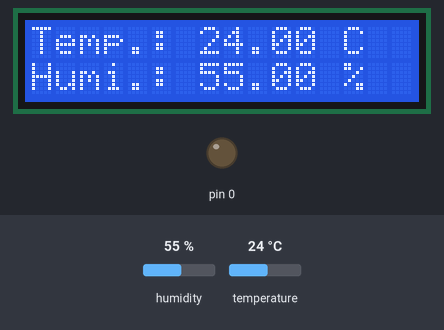
Simulated run of this sketch. Board: Arduino Uno, built with avr-gcc and run on an emulated ATmega328P. On the bench: 16×2 character LCD, output pins drawn as LEDs (lit = HIGH). Inputs (shaded band) come from the test bench; at power-on: humidity 55 %, temperature 24 °C.

Above: at 1.2 s.
1.3 s: humidity set to 22 %
At 3.0 s:
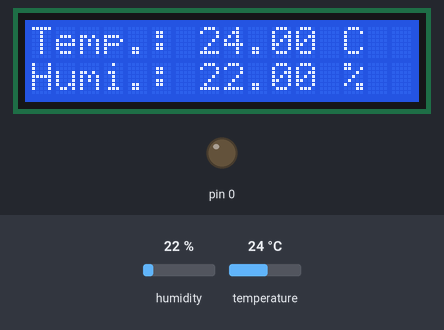
4.0 s: temperature set to 12 °C
At 5.0 s:
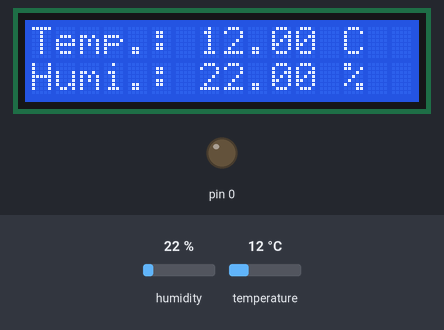
6.7 s: humidity set to 40 %
At 8.9 s:
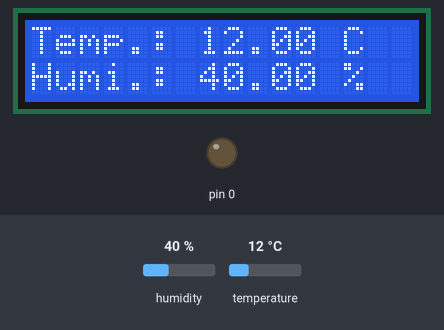
9.6 s: temperature set to 19 °C
At 10.9 s:
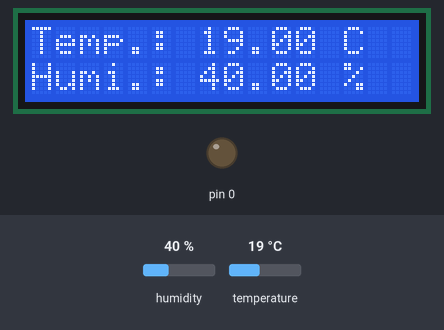
Timing chart, 0 to 12.6 s (numbered marks = the images above; inputs shaded):
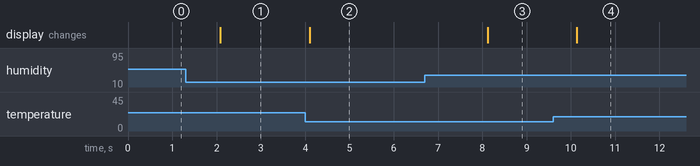

The sketch:

pr201_2dht22.ino
```cpp
#include "DHT.h" //including the dht22 library
#include "LiquidCrystal.h"
#define DHTPIN 7 //Declaring pin 7 of arduino for the dht22
#define DHTTYPE DHT22 //Defining which type of dht22 we are using (DHT22 or DHT11)
DHT dht(DHTPIN, DHTTYPE); //Declaring a variable named dht
LiquidCrystal lcd(12,11,5,4,3,2); // Initializing the LCD pins.
void setup() { //Data written in it will only run once
lcd.begin(16,2); // Initializes the interface to the LCD screen, and specifies the dimensions (width and height) of the display
dht.begin(); //This command will start to receive the values from dht22
pinMode(OUTPUT,12);
pinMode(OUTPUT,11);
pinMode(OUTPUT,5);
pinMode(OUTPUT,4);
pinMode(OUTPUT,3);
pinMode(OUTPUT,2);
pinMode(INPUT,7);

}
void loop() { //Data written in it will run again and again
lcd.clear();
float hum = dht.readHumidity(); //Reading the humidity and storing in hum
float temp = dht.readTemperature(); //Reading the temperature as Celsius and storing in temp
// Check if any reads failed and exit early (to try again).
if (isnan(hum) || isnan(temp)) {
lcd.print("Failed to read");
delay(1000);
return;
}
lcd.setCursor(0,0); //Setting the cursor at the start of the LCD
lcd.print("Temp.: "); //Writing the temperature on the LCD
lcd.print(temp); //Writing the value of temperature on the LCD
lcd.print(" C");
lcd.setCursor(0,1); //setting the cursor at next line
lcd.print("Humi.: "); //Writing the humidity on the LCD display
lcd.print(hum); //Writing the humidity value stored in hum on the LCD display
lcd.print(" %");
delay(2000);
}
```

Measured:
- after the input at 1.3 s, the display: changes after 0.79 s (image 1)
- after the input at 4.0 s, the display: changes after 0.10 s (image 2)
- after the input at 6.7 s, the display: changes after 1.4 s (image 3)
- after the input at 9.6 s, the display: changes after 0.54 s (image 4)
